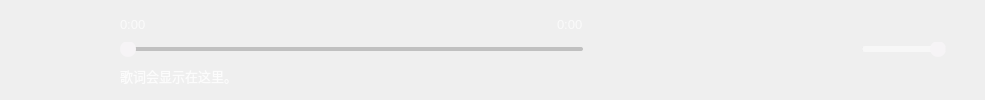
<?xml version="1.0" encoding="UTF-8"?>
<ui version="4.0">
 <class>PlayerControl</class>
 <widget class="QWidget" name="PlayerControl">
  <property name="geometry">
   <rect>
    <x>0</x>
    <y>0</y>
    <width>985</width>
    <height>100</height>
   </rect>
  </property>
  <property name="palette">
   <palette>
    <active/>
    <inactive/>
    <disabled/>
   </palette>
  </property>
  <property name="windowTitle">
   <string>PlayerControl</string>
  </property>
  <property name="styleSheet">
   <string notr="true"/>
  </property>
  <layout class="QHBoxLayout" name="horizontalLayout">
   <property name="spacing">
    <number>0</number>
   </property>
   <property name="leftMargin">
    <number>0</number>
   </property>
   <property name="topMargin">
    <number>0</number>
   </property>
   <property name="rightMargin">
    <number>0</number>
   </property>
   <property name="bottomMargin">
    <number>0</number>
   </property>
   <item>
    <widget class="QWidget" name="parentContainer" native="true">
     <property name="palette">
      <palette>
       <active>
        <colorrole role="WindowText">
         <brush brushstyle="SolidPattern">
          <color alpha="255">
           <red>252</red>
           <green>252</green>
           <blue>252</blue>
          </color>
         </brush>
        </colorrole>
        <colorrole role="Text">
         <brush brushstyle="SolidPattern">
          <color alpha="255">
           <red>248</red>
           <green>248</green>
           <blue>248</blue>
          </color>
         </brush>
        </colorrole>
        <colorrole role="PlaceholderText">
         <brush brushstyle="SolidPattern">
          <color alpha="128">
           <red>248</red>
           <green>248</green>
           <blue>248</blue>
          </color>
         </brush>
        </colorrole>
       </active>
       <inactive>
        <colorrole role="WindowText">
         <brush brushstyle="SolidPattern">
          <color alpha="255">
           <red>252</red>
           <green>252</green>
           <blue>252</blue>
          </color>
         </brush>
        </colorrole>
        <colorrole role="Text">
         <brush brushstyle="SolidPattern">
          <color alpha="255">
           <red>248</red>
           <green>248</green>
           <blue>248</blue>
          </color>
         </brush>
        </colorrole>
        <colorrole role="PlaceholderText">
         <brush brushstyle="SolidPattern">
          <color alpha="128">
           <red>248</red>
           <green>248</green>
           <blue>248</blue>
          </color>
         </brush>
        </colorrole>
       </inactive>
       <disabled>
        <colorrole role="WindowText">
         <brush brushstyle="SolidPattern">
          <color alpha="255">
           <red>120</red>
           <green>120</green>
           <blue>120</blue>
          </color>
         </brush>
        </colorrole>
        <colorrole role="Text">
         <brush brushstyle="SolidPattern">
          <color alpha="255">
           <red>120</red>
           <green>120</green>
           <blue>120</blue>
          </color>
         </brush>
        </colorrole>
        <colorrole role="PlaceholderText">
         <brush brushstyle="SolidPattern">
          <color alpha="128">
           <red>0</red>
           <green>0</green>
           <blue>0</blue>
          </color>
         </brush>
        </colorrole>
       </disabled>
      </palette>
     </property>
     <property name="mouseTracking">
      <bool>true</bool>
     </property>
     <property name="styleSheet">
      <string notr="true">#parentContainer{
border-image: url(:/mplayer/mplayer-bar.png);
border-bottom-left-radius:26px;
border-bottom-right-radius:26px;
}</string>
     </property>
     <layout class="QHBoxLayout" name="horizontalLayout_2" stretch="1,8,0">
      <property name="spacing">
       <number>40</number>
      </property>
      <property name="leftMargin">
       <number>40</number>
      </property>
      <property name="topMargin">
       <number>1</number>
      </property>
      <property name="rightMargin">
       <number>30</number>
      </property>
      <property name="bottomMargin">
       <number>1</number>
      </property>
      <item>
       <widget class="QLabel" name="label">
        <property name="sizePolicy">
         <sizepolicy hsizetype="Fixed" vsizetype="Fixed">
          <horstretch>0</horstretch>
          <verstretch>0</verstretch>
         </sizepolicy>
        </property>
        <property name="minimumSize">
         <size>
          <width>40</width>
          <height>40</height>
         </size>
        </property>
        <property name="toolTip">
         <string>艺术家头像</string>
        </property>
        <property name="styleSheet">
         <string notr="true">QLabel{
border-radius:20px;
border-image: url(:/mplayer/cd.svg);
}</string>
        </property>
        <property name="text">
         <string/>
        </property>
       </widget>
      </item>
      <item>
       <layout class="QVBoxLayout" name="verticalLayout">
        <property name="spacing">
         <number>0</number>
        </property>
        <property name="topMargin">
         <number>10</number>
        </property>
        <property name="bottomMargin">
         <number>10</number>
        </property>
        <item>
         <layout class="QHBoxLayout" name="horizontalLayout_3">
          <item>
           <widget class="QLabel" name="current">
            <property name="palette">
             <palette>
              <active>
               <colorrole role="WindowText">
                <brush brushstyle="SolidPattern">
                 <color alpha="255">
                  <red>250</red>
                  <green>250</green>
                  <blue>250</blue>
                 </color>
                </brush>
               </colorrole>
              </active>
              <inactive>
               <colorrole role="WindowText">
                <brush brushstyle="SolidPattern">
                 <color alpha="255">
                  <red>250</red>
                  <green>250</green>
                  <blue>250</blue>
                 </color>
                </brush>
               </colorrole>
              </inactive>
              <disabled>
               <colorrole role="WindowText">
                <brush brushstyle="SolidPattern">
                 <color alpha="255">
                  <red>120</red>
                  <green>120</green>
                  <blue>120</blue>
                 </color>
                </brush>
               </colorrole>
              </disabled>
             </palette>
            </property>
            <property name="font">
             <font>
              <pointsize>10</pointsize>
             </font>
            </property>
            <property name="toolTip">
             <string>已播放时间</string>
            </property>
            <property name="text">
             <string>0:00</string>
            </property>
           </widget>
          </item>
          <item>
           <spacer name="horizontalSpacer">
            <property name="orientation">
             <enum>Qt::Horizontal</enum>
            </property>
            <property name="sizeHint" stdset="0">
             <size>
              <width>40</width>
              <height>20</height>
             </size>
            </property>
           </spacer>
          </item>
          <item>
           <widget class="QLabel" name="remaining">
            <property name="palette">
             <palette>
              <active>
               <colorrole role="WindowText">
                <brush brushstyle="SolidPattern">
                 <color alpha="255">
                  <red>250</red>
                  <green>250</green>
                  <blue>250</blue>
                 </color>
                </brush>
               </colorrole>
              </active>
              <inactive>
               <colorrole role="WindowText">
                <brush brushstyle="SolidPattern">
                 <color alpha="255">
                  <red>250</red>
                  <green>250</green>
                  <blue>250</blue>
                 </color>
                </brush>
               </colorrole>
              </inactive>
              <disabled>
               <colorrole role="WindowText">
                <brush brushstyle="SolidPattern">
                 <color alpha="255">
                  <red>120</red>
                  <green>120</green>
                  <blue>120</blue>
                 </color>
                </brush>
               </colorrole>
              </disabled>
             </palette>
            </property>
            <property name="font">
             <font>
              <pointsize>10</pointsize>
             </font>
            </property>
            <property name="toolTip">
             <string>剩余播放时间</string>
            </property>
            <property name="text">
             <string>0:00</string>
            </property>
           </widget>
          </item>
         </layout>
        </item>
        <item>
         <widget class="QWidget" name="progressContainer" native="true">
          <layout class="QHBoxLayout" name="horizontalLayout_5">
           <property name="leftMargin">
            <number>0</number>
           </property>
           <property name="topMargin">
            <number>0</number>
           </property>
           <property name="rightMargin">
            <number>0</number>
           </property>
           <property name="bottomMargin">
            <number>0</number>
           </property>
           <item>
            <widget class="QSlider" name="musicBar">
             <property name="mouseTracking">
              <bool>true</bool>
             </property>
             <property name="toolTip">
              <string>拖动以改变播放进度</string>
             </property>
             <property name="styleSheet">
              <string notr="true">QSlider::groove:horizontal{
border-radius:2px;
height:4px;
	background-color: rgba(88, 88, 88, 80);
}
QSlider::handle:horizontal{
border-radius:8px;
height:16px;
width:16px;
margin-top:-6px;
margin-bottom:-6px;
	background-color: rgb(246, 244, 246);
}
QSlider::handle:horizontal:hover{
	background-color: rgb(252, 252, 252);
}
QSlider::handle:horizontal:pressed{
	background-color: rgba(255,255,255,230);
}
QSlider::sub-page:horizontal{
border-radius:3px;
margin-top:-1px;
margin-bottom:-1px;
	background-color: rgb(247, 247, 247);
}</string>
             </property>
             <property name="value">
              <number>0</number>
             </property>
             <property name="orientation">
              <enum>Qt::Horizontal</enum>
             </property>
            </widget>
           </item>
          </layout>
         </widget>
        </item>
        <item>
         <widget class="QLabel" name="lyric">
          <property name="palette">
           <palette>
            <active>
             <colorrole role="WindowText">
              <brush brushstyle="SolidPattern">
               <color alpha="255">
                <red>252</red>
                <green>252</green>
                <blue>252</blue>
               </color>
              </brush>
             </colorrole>
            </active>
            <inactive>
             <colorrole role="WindowText">
              <brush brushstyle="SolidPattern">
               <color alpha="255">
                <red>252</red>
                <green>252</green>
                <blue>252</blue>
               </color>
              </brush>
             </colorrole>
            </inactive>
            <disabled>
             <colorrole role="WindowText">
              <brush brushstyle="SolidPattern">
               <color alpha="255">
                <red>120</red>
                <green>120</green>
                <blue>120</blue>
               </color>
              </brush>
             </colorrole>
            </disabled>
           </palette>
          </property>
          <property name="font">
           <font>
            <pointsize>10</pointsize>
           </font>
          </property>
          <property name="mouseTracking">
           <bool>true</bool>
          </property>
          <property name="toolTip">
           <string>歌词</string>
          </property>
          <property name="text">
           <string>歌词会显示在这里。</string>
          </property>
         </widget>
        </item>
       </layout>
      </item>
      <item>
       <widget class="QWidget" name="horizontalWidget_2" native="true">
        <property name="palette">
         <palette>
          <active/>
          <inactive/>
          <disabled/>
         </palette>
        </property>
        <property name="mouseTracking">
         <bool>true</bool>
        </property>
        <property name="styleSheet">
         <string notr="true">QPushButton{
	color: rgb(253, 253, 253);
    border-radius:20px;
}
QPushButton:hover{
	background-color: rgba(235, 235, 235, 100);
}
QPushButton:pressed{
	background-color: rgba(243, 243, 243, 120);
}</string>
        </property>
        <layout class="QHBoxLayout" name="horizontalLayout_4">
         <property name="topMargin">
          <number>20</number>
         </property>
         <property name="bottomMargin">
          <number>20</number>
         </property>
         <item>
          <widget class="QPushButton" name="switchMode">
           <property name="sizePolicy">
            <sizepolicy hsizetype="Fixed" vsizetype="Fixed">
             <horstretch>0</horstretch>
             <verstretch>0</verstretch>
            </sizepolicy>
           </property>
           <property name="minimumSize">
            <size>
             <width>40</width>
             <height>40</height>
            </size>
           </property>
           <property name="palette">
            <palette>
             <active>
              <colorrole role="WindowText">
               <brush brushstyle="SolidPattern">
                <color alpha="255">
                 <red>253</red>
                 <green>253</green>
                 <blue>253</blue>
                </color>
               </brush>
              </colorrole>
              <colorrole role="Text">
               <brush brushstyle="SolidPattern">
                <color alpha="255">
                 <red>253</red>
                 <green>253</green>
                 <blue>253</blue>
                </color>
               </brush>
              </colorrole>
              <colorrole role="ButtonText">
               <brush brushstyle="SolidPattern">
                <color alpha="255">
                 <red>253</red>
                 <green>253</green>
                 <blue>253</blue>
                </color>
               </brush>
              </colorrole>
              <colorrole role="PlaceholderText">
               <brush brushstyle="NoBrush">
                <color alpha="128">
                 <red>253</red>
                 <green>253</green>
                 <blue>253</blue>
                </color>
               </brush>
              </colorrole>
             </active>
             <inactive>
              <colorrole role="WindowText">
               <brush brushstyle="SolidPattern">
                <color alpha="255">
                 <red>253</red>
                 <green>253</green>
                 <blue>253</blue>
                </color>
               </brush>
              </colorrole>
              <colorrole role="Text">
               <brush brushstyle="SolidPattern">
                <color alpha="255">
                 <red>253</red>
                 <green>253</green>
                 <blue>253</blue>
                </color>
               </brush>
              </colorrole>
              <colorrole role="ButtonText">
               <brush brushstyle="SolidPattern">
                <color alpha="255">
                 <red>253</red>
                 <green>253</green>
                 <blue>253</blue>
                </color>
               </brush>
              </colorrole>
              <colorrole role="PlaceholderText">
               <brush brushstyle="NoBrush">
                <color alpha="128">
                 <red>253</red>
                 <green>253</green>
                 <blue>253</blue>
                </color>
               </brush>
              </colorrole>
             </inactive>
             <disabled>
              <colorrole role="WindowText">
               <brush brushstyle="SolidPattern">
                <color alpha="255">
                 <red>253</red>
                 <green>253</green>
                 <blue>253</blue>
                </color>
               </brush>
              </colorrole>
              <colorrole role="Text">
               <brush brushstyle="SolidPattern">
                <color alpha="255">
                 <red>253</red>
                 <green>253</green>
                 <blue>253</blue>
                </color>
               </brush>
              </colorrole>
              <colorrole role="ButtonText">
               <brush brushstyle="SolidPattern">
                <color alpha="255">
                 <red>253</red>
                 <green>253</green>
                 <blue>253</blue>
                </color>
               </brush>
              </colorrole>
              <colorrole role="PlaceholderText">
               <brush brushstyle="NoBrush">
                <color alpha="128">
                 <red>253</red>
                 <green>253</green>
                 <blue>253</blue>
                </color>
               </brush>
              </colorrole>
             </disabled>
            </palette>
           </property>
           <property name="toolTip">
            <string>顺序播放</string>
           </property>
           <property name="styleSheet">
            <string notr="true"/>
           </property>
           <property name="text">
            <string/>
           </property>
           <property name="icon">
            <iconset resource="player-assets.qrc">
             <normaloff>:/mplayer/order.svg</normaloff>:/mplayer/order.svg</iconset>
           </property>
          </widget>
         </item>
         <item>
          <widget class="QPushButton" name="pushButton_3">
           <property name="sizePolicy">
            <sizepolicy hsizetype="Fixed" vsizetype="Fixed">
             <horstretch>0</horstretch>
             <verstretch>0</verstretch>
            </sizepolicy>
           </property>
           <property name="minimumSize">
            <size>
             <width>40</width>
             <height>40</height>
            </size>
           </property>
           <property name="toolTip">
            <string>上一首</string>
           </property>
           <property name="text">
            <string/>
           </property>
           <property name="icon">
            <iconset resource="player-assets.qrc">
             <normaloff>:/mplayer/skip-back.svg</normaloff>:/mplayer/skip-back.svg</iconset>
           </property>
          </widget>
         </item>
         <item>
          <widget class="QPushButton" name="playBtn">
           <property name="sizePolicy">
            <sizepolicy hsizetype="Fixed" vsizetype="Fixed">
             <horstretch>0</horstretch>
             <verstretch>0</verstretch>
            </sizepolicy>
           </property>
           <property name="minimumSize">
            <size>
             <width>40</width>
             <height>40</height>
            </size>
           </property>
           <property name="toolTip">
            <string>播放</string>
           </property>
           <property name="text">
            <string/>
           </property>
           <property name="icon">
            <iconset resource="player-assets.qrc">
             <normaloff>:/mplayer/play_w.svg</normaloff>:/mplayer/play_w.svg</iconset>
           </property>
          </widget>
         </item>
         <item>
          <widget class="QPushButton" name="pushButton_2">
           <property name="sizePolicy">
            <sizepolicy hsizetype="Fixed" vsizetype="Fixed">
             <horstretch>0</horstretch>
             <verstretch>0</verstretch>
            </sizepolicy>
           </property>
           <property name="minimumSize">
            <size>
             <width>40</width>
             <height>40</height>
            </size>
           </property>
           <property name="toolTip">
            <string>下一首</string>
           </property>
           <property name="text">
            <string/>
           </property>
           <property name="icon">
            <iconset resource="player-assets.qrc">
             <normaloff>:/mplayer/skip-forward.svg</normaloff>:/mplayer/skip-forward.svg</iconset>
           </property>
          </widget>
         </item>
         <item>
          <widget class="QPushButton" name="vol">
           <property name="sizePolicy">
            <sizepolicy hsizetype="Fixed" vsizetype="Fixed">
             <horstretch>0</horstretch>
             <verstretch>0</verstretch>
            </sizepolicy>
           </property>
           <property name="minimumSize">
            <size>
             <width>40</width>
             <height>40</height>
            </size>
           </property>
           <property name="text">
            <string/>
           </property>
           <property name="icon">
            <iconset resource="player-assets.qrc">
             <normaloff>:/mplayer/volume-2.svg</normaloff>:/mplayer/volume-2.svg</iconset>
           </property>
          </widget>
         </item>
         <item>
          <widget class="QSlider" name="volSlider">
           <property name="sizePolicy">
            <sizepolicy hsizetype="Fixed" vsizetype="Fixed">
             <horstretch>0</horstretch>
             <verstretch>0</verstretch>
            </sizepolicy>
           </property>
           <property name="baseSize">
            <size>
             <width>30</width>
             <height>0</height>
            </size>
           </property>
           <property name="styleSheet">
            <string notr="true">QSlider::groove:horizontal{
border-radius:2px;
height:4px;
	background-color: rgba(88, 88, 88, 80);
}
QSlider::handle:horizontal{
border-radius:8px;
height:16px;
width:16px;
margin-top:-6px;
margin-bottom:-6px;
	background-color: rgb(246, 244, 246);
}
QSlider::handle:horizontal:hover{
	background-color: rgb(252, 252, 252);
}
QSlider::handle:horizontal:pressed{
	background-color: rgba(255,255,255,230);
}
QSlider::sub-page:horizontal{
border-radius:3px;
margin-top:-1px;
margin-bottom:-1px;
	background-color: rgb(247, 247, 247);
}</string>
           </property>
           <property name="maximum">
            <number>100</number>
           </property>
           <property name="value">
            <number>100</number>
           </property>
           <property name="orientation">
            <enum>Qt::Horizontal</enum>
           </property>
          </widget>
         </item>
        </layout>
       </widget>
      </item>
     </layout>
    </widget>
   </item>
  </layout>
 </widget>
 <resources>
  <include location="player-assets.qrc"/>
 </resources>
 <connections/>
</ui>
